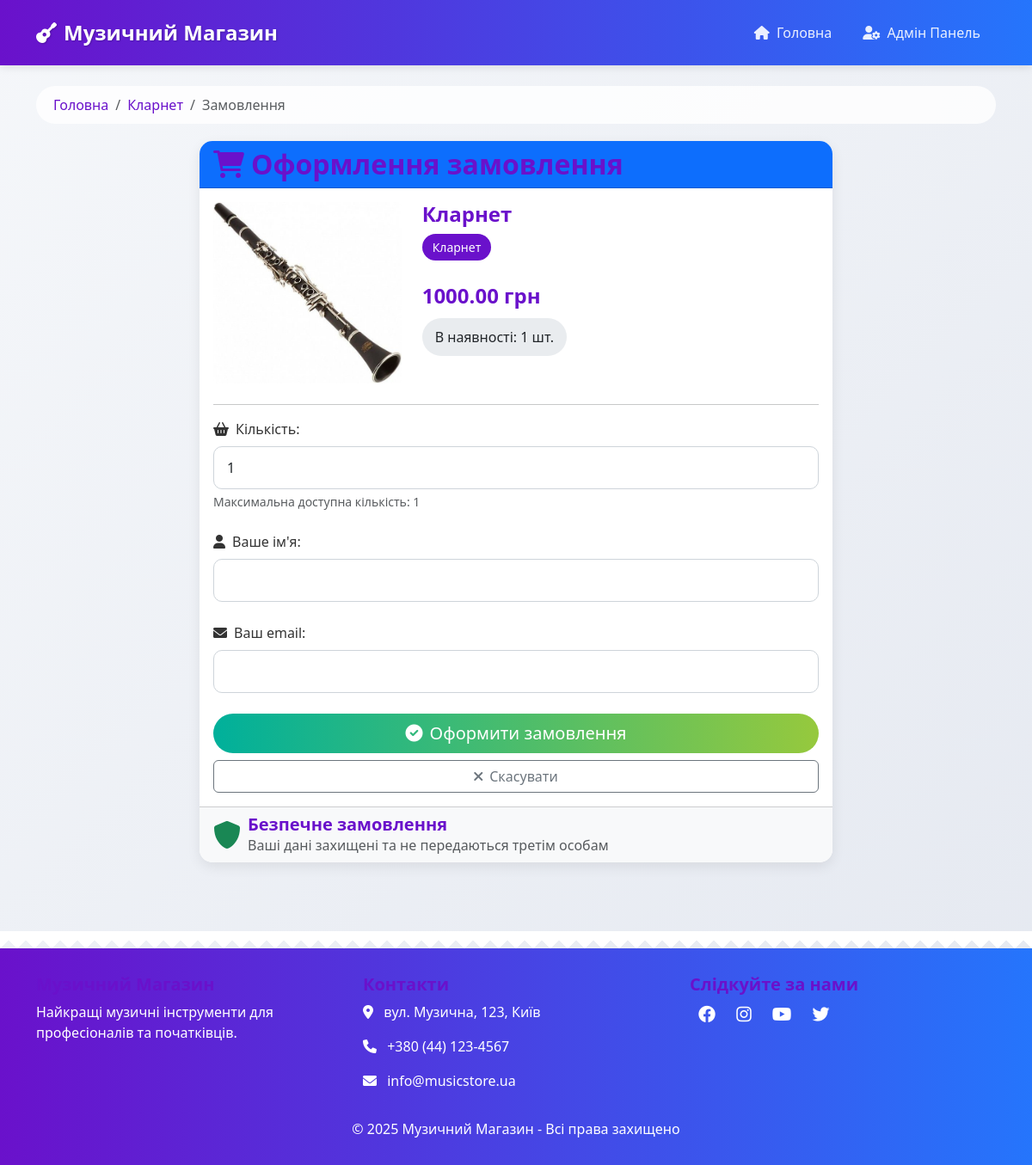
The app's page /order/2/ with its own data.
### instruments/models.py (models this page shows, shortened)
class Instrument(models.Model):
    name = models.CharField(max_length=100, verbose_name="Назва")
    description = models.TextField(verbose_name="Опис")
    price = models.DecimalField(max_digits=10, decimal_places=2, verbose_name="Ціна")
    stock_quantity = models.IntegerField(verbose_name="Кількість на складі")
    instrument_type = models.CharField(max_length=50, verbose_name="Тип інструменту")
    image = models.ImageField(upload_to='instruments/', verbose_name="Фото", null=True, blank=True)
    class Meta:
        verbose_name = "Інструмент"
        verbose_name_plural = "Інструменти"

### instruments/views.py (the view)
# urls.py: path('order/<int:instrument_id>/', views.create_order, name='create_order'),
def create_order(request, instrument_id):
    instrument = get_object_or_404(Instrument, pk=instrument_id)
    if request.method == 'POST':
        form = OrderForm(request.POST)
        if form.is_valid():
            order = form.save(commit=False)
            order.instrument = instrument
            if order.quantity <= instrument.stock_quantity:
                instrument.stock_quantity -= order.quantity
                instrument.save()
                order.save()
                messages.success(request, 'Замовлення успішно створено!')
                return redirect('instruments:instrument_list')
            else:
                messages.error(request, 'На складі недостатньо товару!')
    else:
        form = OrderForm()
    return render(request, 'instruments/create_order.html', {
        'form': form,
        'instrument': instrument
    })

### instruments/views.py
class OrderForm(forms.ModelForm):
    class Meta:
        model = Order
        fields = ['quantity', 'customer_name', 'customer_email']

### instruments/templates/instruments/create_order.html (shortened to what this page needs)
{% extends 'instruments/base.html' %}
{% block content %}
<nav aria-label="breadcrumb">
    <ol class="breadcrumb">
        <li class="breadcrumb-item"><a href="{% url 'instruments:instrument_list' %}">Головна</a></li>
        <li class="breadcrumb-item"><a href="{% url 'instruments:instrument_detail' instrument.id %}">{{ instrument.name }}</a></li>
        <li class="breadcrumb-item active">Замовлення</li>
    </ol>
</nav>
<div class="row fade-in">
    <div class="col-md-8 offset-md-2">
        <div class="card">
            <div class="card-header bg-primary text-white">
                <h2 class="mb-0"><i class="fas fa-shopping-cart me-2"></i>Оформлення замовлення</h2>
            </div>
            <div class="card-body">
                <div class="row mb-4">
                    <div class="col-md-4">
                        {% if instrument.image %}
                        <img src="{{ instrument.image.url }}" class="img-fluid rounded" alt="{{ instrument.name }}">
                        {% else %}
                        <div class="bg-secondary p-3 text-center text-white rounded">
                            <h5>Немає зображення</h5>
                        </div>
                        {% endif %}
                    </div>
                    <div class="col-md-8">
                        <h4 class="mb-2">{{ instrument.name }}</h4>
                        <div class="instrument-type mb-2">{{ instrument.instrument_type }}</div>
                        <div class="price-tag mb-2">{{ instrument.price }} грн</div>
                        <div class="stock-info">В наявності: {{ instrument.stock_quantity }} шт.</div>
                    </div>
                </div>
                <hr>
                <form method="post">
                    <div class="mb-4">
                        <label for="{{ form.quantity.id_for_label }}" class="form-label">
                            <i class="fas fa-shopping-basket me-2"></i>Кількість:
                        </label>
                        <input type="number" name="{{ form.quantity.name }}" id="{{ form.quantity.id_for_label }}"
                               class="form-control" min="1" max="{{ instrument.stock_quantity }}" value="1" required>
                        <div class="form-text">Максимальна доступна кількість: {{ instrument.stock_quantity }}</div>
                    </div>
                    <div class="mb-4">
                        <label for="{{ form.customer_name.id_for_label }}" class="form-label">
                            <i class="fas fa-user me-2"></i>Ваше ім'я:
                        </label>
                        <input type="text" name="{{ form.customer_name.name }}" id="{{ form.customer_name.id_for_label }}"
                               class="form-control" required>
                    </div>
                    <div class="mb-4">
                        <label for="{{ form.customer_email.id_for_label }}" class="form-label">
                            <i class="fas fa-envelope me-2"></i>Ваш email:
                        </label>
                        <input type="email" name="{{ form.customer_email.name }}" id="{{ form.customer_email.id_for_label }}"
                               class="form-control" required>
                    </div>
                    <div class="d-grid gap-2">
                        <button type="submit" class="btn btn-success btn-lg">
                            <i class="fas fa-check-circle me-2"></i>Оформити замовлення
                        </button>
                        <a href="{% url 'instruments:instrument_detail' instrument.id %}" class="btn btn-outline-secondary">
                            <i class="fas fa-times me-2"></i>Скасувати
                        </a>
                    </div>
                </form>
            </div>
            <div class="card-footer bg-light">
                <div class="d-flex align-items-center">
                    <i class="fas fa-shield-alt text-success me-2 fa-2x"></i>
                    <div>
                        <h5 class="mb-0">Безпечне замовлення</h5>
                        <p class="mb-0 text-muted">Ваші дані захищені та не передаються третім особам</p>
                    </div>
                </div>
            </div>
        </div>
    </div>
</div>
{% endblock %}

### instruments/templates/instruments/base.html (style rules this page uses)
:root { --primary-color: #6a11cb; --secondary-color: #2575fc; --accent-color: #ff7e5f; --text-color: #333; --light-color: #f8f9fa; }
body { padding-top: 0; font-family: 'Segoe UI', Tahoma, Geneva, Verdana, sans-serif; background: linear-gradient(135deg, #f5f7fa 0%, #e4e8f0 100%); color: var(--text-color); }
h1, h2, h3, h4, h5 { font-weight: 600; color: var(--primary-color); }
.card { border: none; border-radius: 15px; overflow: hidden; margin-bottom: 30px; box-shadow: 0 5px 15px rgba(0,0,0,0.08); transition: all 0.3s ease; }
.btn-success { background: linear-gradient(to right, #00b09b, #96c93d); border: none; border-radius: 30px; padding: 8px 20px; font-weight: 500; transition: all 0.3s; }
.price-tag { font-size: 24px; font-weight: 700; color: var(--primary-color); margin: 15px 0; }
.stock-info { background-color: #e9ecef; padding: 10px 15px; border-radius: 30px; display: inline-block; margin-bottom: 20px; }
.form-control { border-radius: 10px; padding: 12px 15px; border: 1px solid #ced4da; transition: all 0.3s; }
.form-label { font-weight: 500; color: var(--text-color); }
.fade-in { animation: fadeIn 0.8s ease-out forwards; }
.instrument-type { background-color: var(--primary-color); color: white; padding: 5px 12px; border-radius: 30px; font-size: 14px; font-weight: 500; display: inline-block; margin-bottom: 10px; }
.breadcrumb { background: rgba(255,255,255,0.8); border-radius: 30px; padding: 10px 20px; margin-bottom: 20px; }
.breadcrumb-item a { color: var(--primary-color); text-decoration: none; }

### records on screen
Instrument: name "Кларнет", image (picture), instrument_type "Кларнет", price "1000.00", stock_quantity "1", quantity "1"
